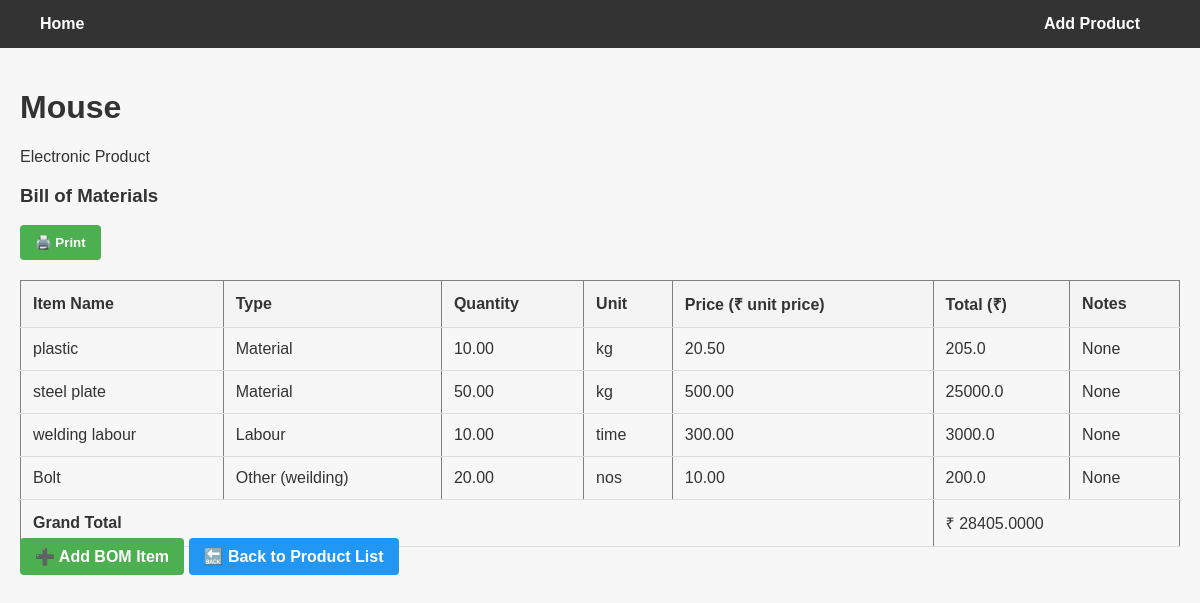
Screenshot of /product/4/ with the database file from the repository.
### bom_app/models.py (models this page shows, shortened)
class Product(models.Model):
    name = models.CharField(max_length=255)
    description = models.TextField(blank=True)

class BOMItem(models.Model):
    UNIT_CHOICES = [
        ('kg', 'Kg'),
        ('nos', 'Nos'),
        ('time', 'Time (hr/min)'),
    ]
    TYPE_CHOICES = [
        ('material', 'Material'),
        ('labour', 'Labour'),
        ('other', 'Other'),
    ]
    product = models.ForeignKey(Product, on_delete=models.CASCADE, related_name='bom_items')
    item_name = models.CharField(max_length=255)
    price = models.DecimalField(max_digits=10, decimal_places=2, default=0.00)
    item_type = models.CharField(max_length=50, choices=TYPE_CHOICES)
    quantity = models.DecimalField(max_digits=10, decimal_places=2)
    unit = models.CharField(max_length=10, choices=UNIT_CHOICES)
    notes = models.TextField(blank=True)
    custom_item_type = models.CharField(max_length=255, blank=True, null=True)

### bom_app/views.py (the view)
# urls.py: path('product/<int:pk>/', views.product_detail, name='product_detail'),
def product_detail(request, pk):
    product = get_object_or_404(Product, pk=pk)
    bom_items = product.bom_items.all()
    return render(request, 'bom_app/product_detail.html', {'product': product, 'bom_items': bom_items})

### bom_app/templatetags/bom_extras.py (called while the page is built)
@register.filter
def multiply(value, arg):
    try:
        return float(value) * float(arg)
    except (ValueError, TypeError):
        return 0

@register.filter
def sum_bom_total(bom_items):
    try:
        return sum(item.quantity * item.price for item in bom_items)
    except Exception:
        return 0

### bom_app/templates/bom_app/product_detail.html (shortened to what this page needs)
{% extends 'bom_app/base.html' %}
{% load static %}
{% load bom_extras %}
{% block content %}
<h1>{{ product.name }}</h1>
<p>{{ product.description }}</p>
<h3>Bill of Materials</h3>
<button class="btn" onclick="window.print()">🖨️ Print</button>
<table border="1" cellpadding="10">
    <thead>
        <tr>
            <th>Item Name</th>
            <th>Type</th>
            <th>Quantity</th>
            <th>Unit</th>
            <th>Price (₹ unit price)</th>
            <th>Total (₹)</th>
            <th>Notes</th>
        </tr>
    </thead>
    <tbody>
        {% for item in bom_items %}
        <tr>
            <td>{{ item.item_name }}</td>
            <td>
                {{ item.get_item_type_display }}
                {% if item.item_type == 'other' and item.custom_item_type %}
                    ({{ item.custom_item_type }})
                {% endif %}
            </td>
            <td>{{ item.quantity }}</td>
            <td>{{ item.unit }}</td>
            <td>{{ item.price }}</td>
            <td>{{ item.quantity|multiply:item.price }}</td>
            <td>{{ item.notes|default:"None" }}</td>
        </tr>
        {% endfor %}
        <tr>
            <td colspan="5"><strong>Grand Total</strong></td>
            <td colspan="2">
                ₹ {{ bom_items|sum_bom_total }}
            </td>
        </tr>
    </tbody>
</table>
<a href="{% url 'add_bom_item' product.pk %}" class="btn">➕ Add BOM Item</a>
<a href="{% url 'product_list' %}" class="btn secondary">🔙 Back to Product List</a>
{% endblock %}

### bom_app/templates/bom_app/base.html (shortened to what this page needs)
{% load static %}
<!DOCTYPE html>
<html lang="en">
<head>
    <link rel="stylesheet" href="{% static 'css/style.css' %}">
</head>
<body>
    <nav class="navbar">
        <ul>
            <li><a href="{% url 'product_list' %}">Home</a></li>
            <li><a href="{% url 'add_product' %}">Add Product</a></li>
        </ul>
    </nav>
    <div class="container">
        {% block content %}
        {% endblock %}
    </div>
</body>
</html>

### bom_app/static/css/style.css (style rules this page uses)
body { font-family: 'Arial', sans-serif; margin: 0; background-color: #f7f7f7; color: #333; }
.navbar { background-color: #333; padding: 15px 30px; }
.navbar ul { list-style: none; margin: 0; padding: 0; display: flex; justify-content: space-between; align-items: center; }
.navbar li { margin-right: 20px; }
.navbar a { color: white; text-decoration: none; font-weight: bold; padding: 10px; border-radius: 4px; }
.btn { background-color: #4CAF50; color: white; padding: 10px 15px; border: none; border-radius: 4px; text-decoration: none; font-weight: bold; transition: background-color 0.3s; }
.btn.secondary { background-color: #2196F3; }
.container { max-width: 1200px; margin: 0 auto; padding: 20px; }
table { width: 100%; border-collapse: collapse; margin-top: 20px; }
table th, table td { padding: 12px; text-align: left; border-bottom: 1px solid #ddd; }
table th { background-color: #f4f4f4; }
button { background-color: #4CAF50; color: white; padding: 10px 20px; border: none; border-radius: 4px; cursor: pointer; }

### rows the page displays
Product: name "Mouse", description "Electronic Product"
BOMItem: item_name "plastic", item_type "Material", quantity "10.00", unit "kg", price "20.50", quantity|multiply "205.0", notes "None", quantity+price "28405.0000"
BOMItem: item_name "steel plate", item_type "Material", quantity "50.00", unit "kg", price "500.00", quantity|multiply "25000.0", notes "None"
BOMItem: item_name "welding labour", item_type "Labour", quantity "10.00", unit "time", price "300.00", quantity|multiply "3000.0", notes "None"
BOMItem: item_name "Bolt", item_type "Other", custom_item_type "weilding", quantity "20.00", unit "nos", price "10.00", quantity|multiply "200.0", notes "None"
